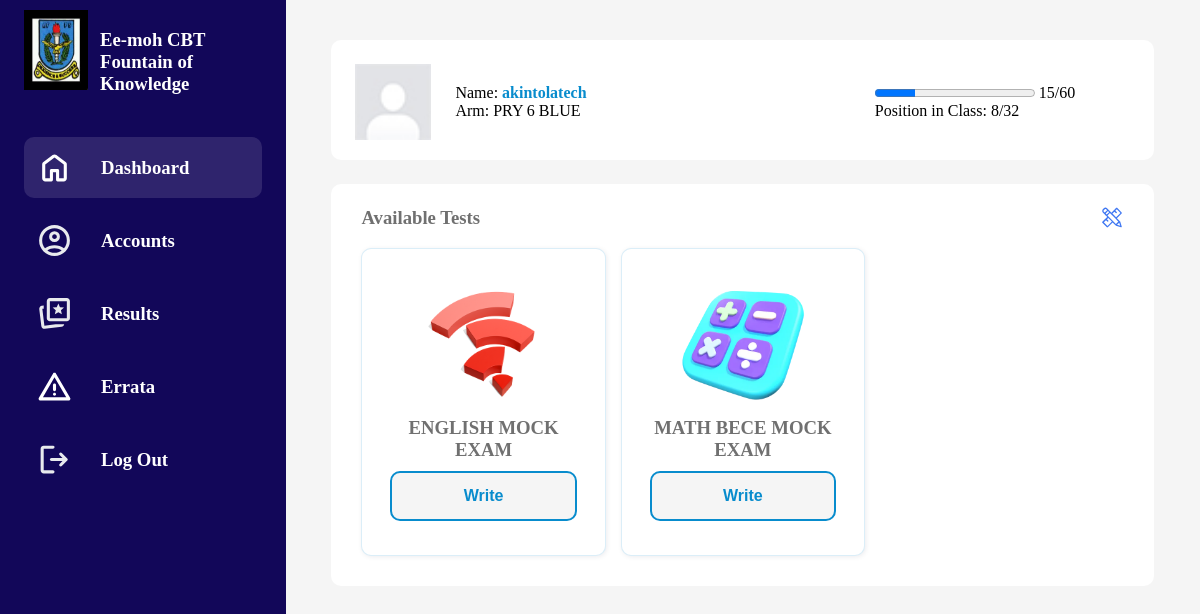
Page /student_dashboard/ (signed in) on the committed database.
### administration/models.py (models this page shows, shortened)
class AppInfo (models.Model):
    logo = models.ImageField(upload_to="webcms", blank=True, null=True)
    email = models.CharField(max_length=33)
    name = models.CharField(max_length=33)
    phone = models.CharField(max_length=11, blank=True, null=True)
    address = models.CharField(max_length=100, blank=True, null=True)
    phrase = models.CharField(max_length=500)

### authenticator/models.py (models this page shows, shortened)
class Profile(models.Model):
    user = models.OneToOneField(
        settings.AUTH_USER_MODEL,
        on_delete=models.CASCADE
    )
    photo = models.ImageField(
        upload_to='passport',
        blank=True,
    )
    class_arm = models.ForeignKey(
        ClassArm,
        on_delete=models.CASCADE,
        blank=True,
        null=True
    )
    phone_number = models.CharField(max_length=11, blank=True, null=True)
    date_of_birth = models.DateField(blank=True, null=True)

class ClassArm(models.Model):
    name = models.CharField(max_length=33)
    class_form = models.ForeignKey(
        Form,
        on_delete=models.CASCADE,
        blank=True,
        null=True
    )
    def __str__(self):
        return self.name

### tester/models.py (models this page shows, shortened)
class Test(models.Model):
    title = models.CharField(max_length=33)
    description = models.CharField(max_length=200)
    image = models.ImageField(upload_to='course/')
    is_active = models.BooleanField(default=False)
    form = models.ForeignKey(Form, on_delete=models.CASCADE)
    mark = models.IntegerField(default=1)
    duration = models.IntegerField(default=30)
    created = models.DateTimeField(auto_now_add=True, blank=True, null=True)

### authenticator/views.py (the view)
# urls.py: path('student_dashboard/', views.student_dashboard, name="student_dashboard"),
@login_required
def student_dashboard(request):
    user_form = UserEditForm(instance=request.user)
    profile_form = ProfileEditForm(instance=request.user.profile)
    student_form = request.user.profile.class_arm.class_form
    tests = Test.objects.all().filter(form=student_form)
    results = TestResult.objects.all().filter(user_key=request.user)
    context = {
        'user_form': user_form,
        'profile_form': profile_form,
        "tests": tests,
        "results": results
    }
    return render(request, "authenticator/student_dashboard.html", context)

### administration/context_processors.py (called while the page is built)
def app_information(request):
    app_info = AppInfo.objects.first()
    return {
        'app_info': app_info
    }

### authenticator/templates/authenticator/student_dashboard.html (shortened to what this page needs)
{% load static %}
<!DOCTYPE html>
<html lang="en">
<head>
    <link type="text/css" href="{% static 'style/student-dashboard.css' %}" rel="stylesheet" />
    <link type="text/css" href="{% static 'style/auth.css' %}" rel="stylesheet" />
    <link type="text/css" href="{% static 'style/generator.css' %}" rel="stylesheet"/>
</head>
<body>
    <div class="main-container">
        <div class="sidebar-item">
            <div class="app-id">
                <div class="logo-box">
                    <img src="{{ app_info.logo.url }}" />
                </div>
                <div class="app-details">
                    <h3>{{ app_info.name }} CBT<br/>{{ app_info.phrase }}</h3>
                </div>
            </div>
            <div class="dashboard-tab-container">
                <div class="dashboard-tab" onclick="tabToggle('home', this)" id="defaultOpen">
                    <div class="icn-box">
                        <img src="{% static 'img/icns/home.svg' %}"  />
                    </div>
                    <h3>Dashboard</h3>
                </div>
                <div class="dashboard-tab" onclick="tabToggle('accounts', this)" >
                    <div class="icn-box">
                        <img src="{% static 'img/icns/account.svg' %}"  />
                    </div>
                    <h3>Accounts</h3>
                </div>
                <div class="dashboard-tab" onclick="tabToggle('about', this)">
                    <div class="icn-box">
                        <img src="{% static 'img/icns/cards_star.svg' %}" />
                    </div>
                    <h3>Results</h3>
                </div>
                <div class="dashboard-tab" onclick="tabToggle('projects', this)">
                    <div class="icn-box">
                        <img src="{% static 'img/warn.svg' %}" />
                    </div>
                    <h3>Errata</h3>
                </div>
                <a href="{% url 'authenticator:logout' %}">
                    <div class="dashboard-tab">
                        <div class="icn-box">
                            <img src="{% static 'img/logout.svg' %}" />
                        </div>
                        <h3>Log Out</h3>
                    </div>
                </a>
            </div>
        </div>
        <div class="main-item">
            <div class="main-item-wrap">
                <div id="home" class="tabcontent">
                    <div class="status-container">
                        <div class="status-tab">
                            <div class="student-bio">
                                <div class="student-passport">
                                    {% if request.user.profile.photo %}
                                        <img src="{{ request.user.profile.photo.url }}" />
                                    {% else %}
                                        <img src="{% static 'img/user.jpg' %}" />
                                    {% endif %}
                                </div>
                                <div class="student-details">
                                    <p>
                                        Name: <strong style="color:#088ccd;">{{ request.user.username }} </strong> <br/>
                                        Arm: {{ request.user.profile.class_arm }}
                                    </p>
                                    <div>
                                        <progress id="progress" value="15" max="60"></progress>
                                        <label for="progress">
                                            15/60<br/>
                                            Position in Class: 8/32
                                        </label>
                                    </div>
                                </div>
                            </div>
                        </div>
                    </div>
                    <div class="logs-container" >
                        <div class="logs-container-header">
                            <h3>Available Tests</h3>
                            <div class="icn-box small">
                                <img src="{% static 'img/icns/test.svg' %}" />
                            </div>
                        </div>
                        <div class="test-container">
                            {% for test in tests %}
                            <div class="test-card">
                                <center>
                                    <img src="{{ test.image.url }}" />
                                    <h3>{{ test.title }}</h3>
                                    <a href="{% url 'tester:test_questions' test.id %}"><button class="sec-btn" >Write</button></a>
                                </center>
                            </div>
                            {% empty %}
                                <h3 style="color: red;">No Available Tests </h3>
                            {% endfor %}
                        </div>
                    </div>
                </div>
            </div>
        </div>
    </div>
</body>
</html>

### static/style/student-dashboard.css (style rules this page uses)
html, body { margin: 0; padding: 0; }
:root { --bgcolor: #f5f5f5; --darktheme: #120759; --rad: 10px; }
img { width: 100%; height: 100%; }
a { color: white; text-decoration: none; }
.main-container { height: 100%; background-color: var(--darktheme); }
.sidebar-item { width: 100%; height: 150px; background-color: var(--darktheme); color: white; padding-inline: 24px; padding-top: 10px; box-sizing: border-box; overflow: hidden; }
.app-id { display: flex; clear: both; }
.logo-box { width: 80px; height: 80px; }
.app-details { margin-inline: 12px; }
.dashboard-tab-container { margin-block: 24px; }
.dashboard-tab { display: flex; align-items: center; cursor: pointer; padding: 12px; margin-block: 12px; border-radius: var(--rad); }
.icn-box { width: 37px; height: 37px; }
.small { width: 24px; }
.dashboard-tab h3 { margin-block: 0px; margin-inline: 28px; }
.main-item { margin-block: 24px; background-color: var(--bgcolor); }
.main-item-wrap { width: 90%; margin: auto; }
.status-container { width: 100%; }
.status-tab { height: 120px; background-color: white; border-radius: var(--rad); padding: 24px; box-sizing: border-box; }
.student-bio { display: flex; align-items: center; }
.student-passport { width: 76px; height: 76px; margin-right: 24px; }
.student-details { width: 80%; display: flex; justify-content: space-between; }
.student-details p { margin: 0; }
.test-container { display: grid; }
.test-card { border: 1px solid #088bcd25; background-color: white; border-radius: var(--rad); padding: 24px; box-shadow: 1px 1px 5px rgba(1, 1, 56, 0.077); box-sizing: content-box; margin-bottom: 15px; }
@media screen and (min-width:760px) { .test-container { grid-template-columns: 1fr 1fr 1fr; column-gap: 15px; row-gap: 15px; } }
@media screen and (min-width:760px) { .test-card { margin-bottom: 0; } }
.test-card img { width: 140px; }
.logs-container { width: 100%; background-color: white; margin-top: 24px; padding: 15px 30px 30px 30px; box-sizing: border-box; border-radius: var(--rad); }
.logs-container-header { display: flex; justify-content: space-between; align-items: center; margin-bottom: 12px; }
.logs-container h3 { color: #707070; margin: 0; }
@media screen and (min-width:960px) { .main-container { display: flex; justify-content: space-between; } }
@media screen and (min-width:960px) { .sidebar-item { width: 30%; height: 100vh; } }
@media screen and (min-width:960px) { .status-container { display: flex; justify-content: space-between; } }
@media screen and (min-width:960px) { .main-item { width: 100%; margin: 0; } }
@media screen and (min-width:960px) { .main-item-wrap { margin-block: 40px; } }
@media screen and (min-width:960px) { .status-tab { width: 100%; } }
.tabcontent { display: none; }

### static/style/auth.css (style rules this page uses)
:root { --grey: whitesmoke; --gtc: #b38c6f; --adptblue: #3f77f2; --rad: 10px; --red: red; --darkairforceblue : #041d55; --btn-border-rad : 10px; --container-rad : 30px; }
button { width: 96%; height: 50px; background-color: var(--airforceblue); color: white; margin: auto; margin: 10px 0; border: none; font-size: 1rem; font-weight: bold; cursor: pointer; border-radius: var(--btn-border-rad); box-sizing: border-box; transition: all ease 200ms; }
.sec-btn { color: #088ccd; background-color: var(--grey); border: 2px solid #088ccd; }

### rows in the picture
AppInfo: logo (picture), name "Ee-moh", phrase "Fountain of Knowledge"
Test: image (placeholder picture), title "ENGLISH MOCK EXAM"
Test: image (picture), title "MATH BECE MOCK EXAM"

### other values in the picture
{{ request.user.username }} "akintolatech"
{{ request.user.profile.class_arm }} "PRY 6 BLUE"
